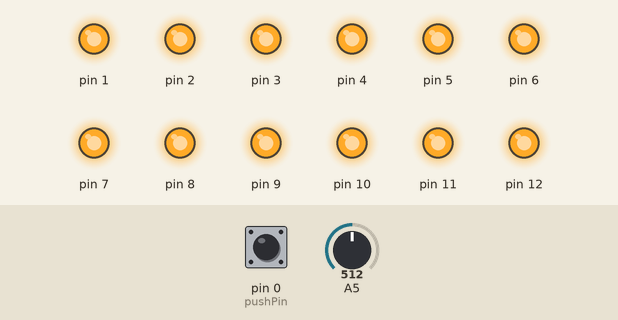
Recording of a sketch running on a simulated Arduino Leonardo, built with avr-gcc and run on an emulated ATmega32U4. Parts: output pins drawn as LEDs (lit = HIGH). Inputs (shaded band) come from the test bench; at power-on: pin 0 (pushPin) HIGH, A5 = 512. Random numbers use the default seed unless the sketch sets one; USB keyboard and mouse output is not drawn.

Above: at 6.2 s.
6.3 s: pin 0 (pushPin) pulled LOW for 0.15 s
At 6.8 s:
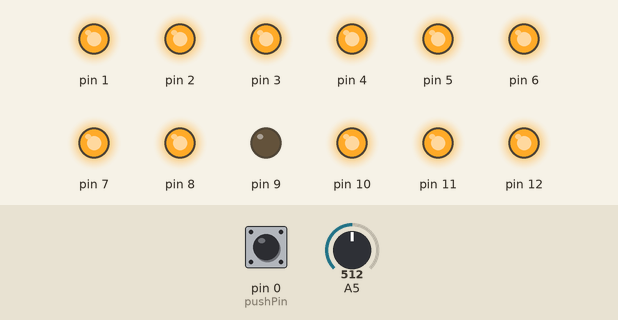
9.4 s: A5 set to 490
At 11.1 s:
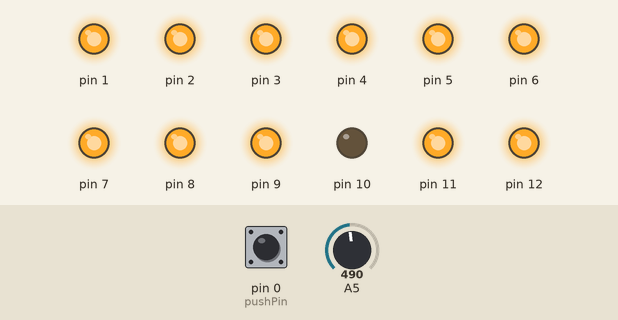
12.4 s: A5 set to 510
At 14.1 s:
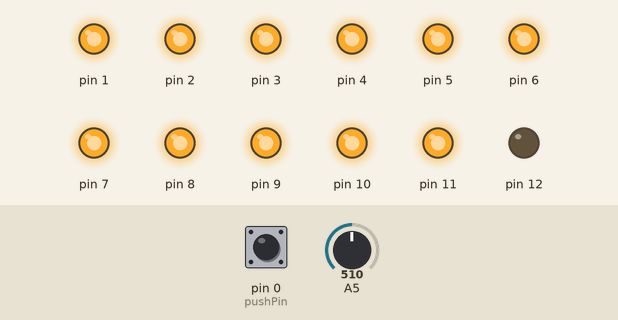
15.4 s: A5 set to 306
At 17.1 s:
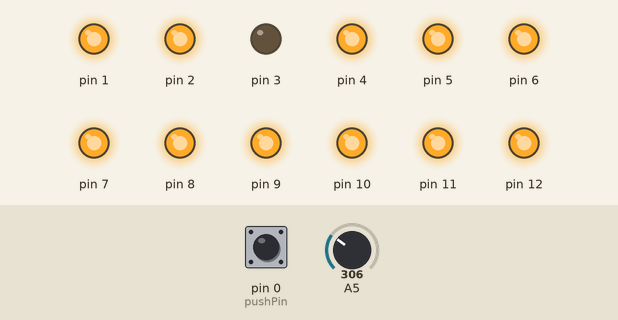
18.4 s: A5 set to 122
At 20.1 s:
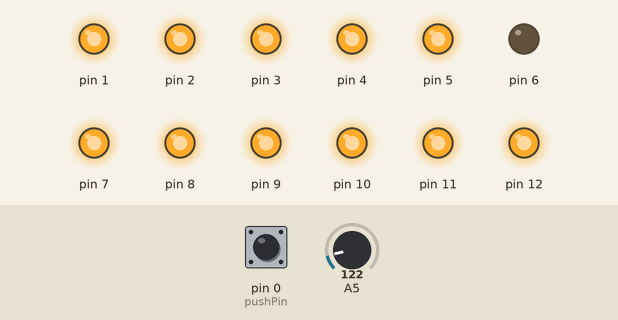
21.4 s: A5 set to 0
At 23.0 s:
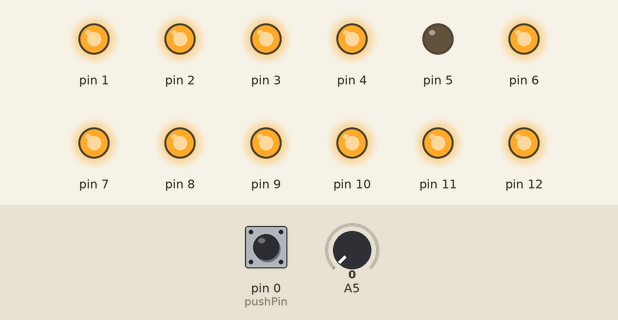
Timing chart, 0 to 29.8 s (numbered marks = the images above; inputs shaded):
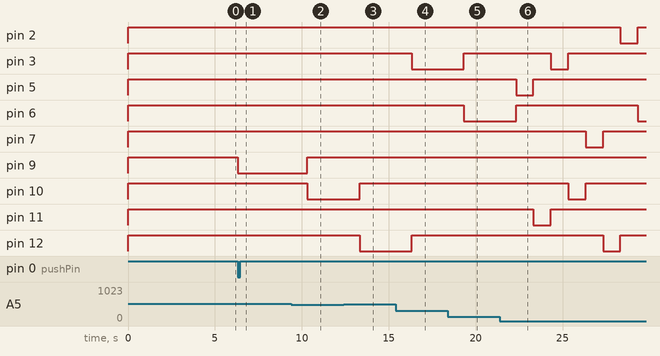

Measured:
- after the input at 6.3 s, pin 9: HIGH → LOW at once
- after the input at 9.4 s, pin 9: LOW → HIGH after 0.92 s; pin 10: HIGH → LOW after 0.92 s
- after the input at 12.4 s, pin 10: LOW → HIGH after 0.92 s; pin 12: HIGH → LOW after 0.92 s
- after the input at 15.4 s, pin 3: HIGH → LOW after 0.92 s; pin 12: LOW → HIGH after 0.92 s
- after the input at 18.4 s, pin 3: LOW → HIGH after 0.92 s; pin 6: HIGH → LOW after 0.92 s
- after the input at 21.4 s, pin 2: HIGH → LOW after 6.9 s, → HIGH 1.0 s later; pin 3: HIGH → LOW after 2.9 s, → HIGH 1.0 s later; pin 5: HIGH → LOW after 0.93 s, → HIGH 1.0 s later; pin 6: LOW → HIGH after 0.92 s, → LOW 7.0 s later; pin 7: HIGH → LOW after 4.9 s, → HIGH 1.0 s later

The sketch:

Leonardo.ino
```cpp
#include <Keyboard.h>

char  keyStroke[] = {'A', 'B', 'C', 'D', 'E', 'F', 'G', 'H', 'I', 'J', 'K', 'L'};

int         pushPin = 0;
const int   totalRelay = 12;
uint64_t    prev;
bool        relayOff = true;
bool        keySend = true;
bool        sendX = false;

void setup() {
  for(int i = 1 ; i <= totalRelay ; i++){
    pinMode(i, OUTPUT);
    digitalWrite(i, HIGH);
  }
  delay(5000);

  Keyboard.begin();

  pinMode(pushPin, INPUT_PULLUP);
  attachInterrupt(digitalPinToInterrupt(pushPin), changeMode, LOW);
  prev = millis();
}

void loop(){
  if(relayOff){
    if(!keySend){
      Keyboard.print(keyStroke[generateRealRandom(0, 11)]);
      keySend = true;
      sendX = false;
    }
  }
  else{
    if(!sendX){
      Keyboard.print('x');
      sendX = true;
    }
    keySend = false;
    int x = generateRealRandom(1, 12);

    digitalWrite(x, LOW);
    delay(1000);
    digitalWrite(x, HIGH);
  }
}

void changeMode(){
  if(millis() - prev > 500){
      prev = millis();
      if(relayOff){
        relayOff = false;
      }
      else{
        relayOff = true;
      }
  }
}

unsigned long generateRealRandom(int min, int max){
  randomSeed(analogRead(A5));
  uint64_t realRandom = random(1, 10) + random(1, 100) + random(1, 1000) + random(1, 10000);
  realRandom %= (max - min);
  realRandom += (min + 1);
  return realRandom;
}
```
